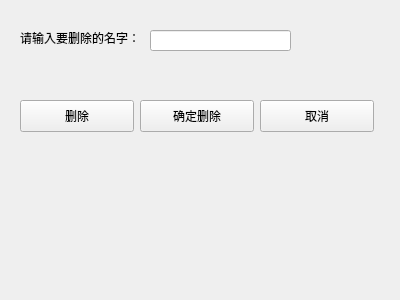
<?xml version="1.0" encoding="UTF-8"?>
<ui version="4.0">
 <class>Widget</class>
 <widget class="QWidget" name="Widget">
  <property name="geometry">
   <rect>
    <x>0</x>
    <y>0</y>
    <width>400</width>
    <height>300</height>
   </rect>
  </property>
  <property name="windowTitle">
   <string>Widget</string>
  </property>
  <widget class="QLineEdit" name="lineEdit">
   <property name="geometry">
    <rect>
     <x>150</x>
     <y>30</y>
     <width>141</width>
     <height>21</height>
    </rect>
   </property>
  </widget>
  <widget class="QLabel" name="label">
   <property name="geometry">
    <rect>
     <x>20</x>
     <y>30</y>
     <width>131</width>
     <height>16</height>
    </rect>
   </property>
   <property name="text">
    <string>请输入要删除的名字：</string>
   </property>
  </widget>
  <widget class="QPushButton" name="buttonDel">
   <property name="geometry">
    <rect>
     <x>20</x>
     <y>100</y>
     <width>114</width>
     <height>32</height>
    </rect>
   </property>
   <property name="text">
    <string>删除</string>
   </property>
  </widget>
  <widget class="QPushButton" name="buttonSure">
   <property name="geometry">
    <rect>
     <x>140</x>
     <y>100</y>
     <width>114</width>
     <height>32</height>
    </rect>
   </property>
   <property name="text">
    <string>确定删除</string>
   </property>
  </widget>
  <widget class="QPushButton" name="buttonCancel">
   <property name="geometry">
    <rect>
     <x>260</x>
     <y>100</y>
     <width>114</width>
     <height>32</height>
    </rect>
   </property>
   <property name="text">
    <string>取消</string>
   </property>
  </widget>
 </widget>
 <layoutdefault spacing="6" margin="11"/>
 <resources/>
 <connections/>
</ui>
